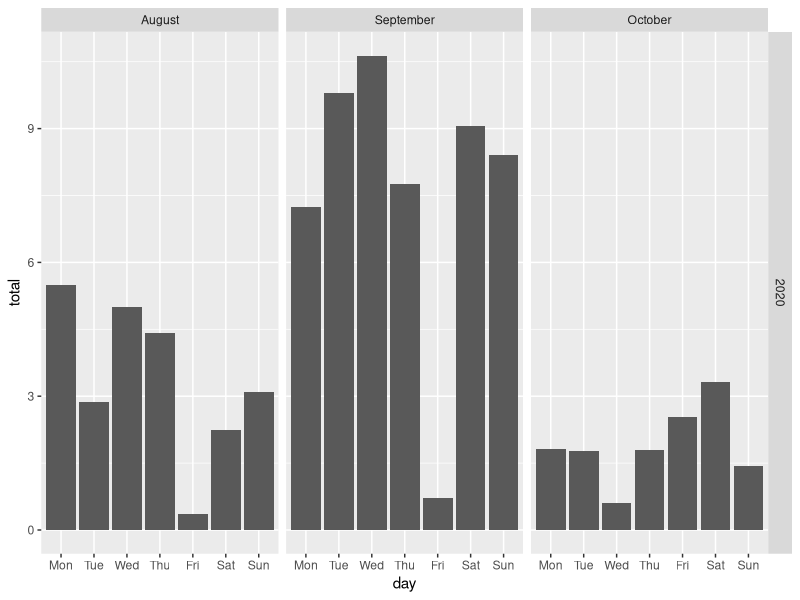
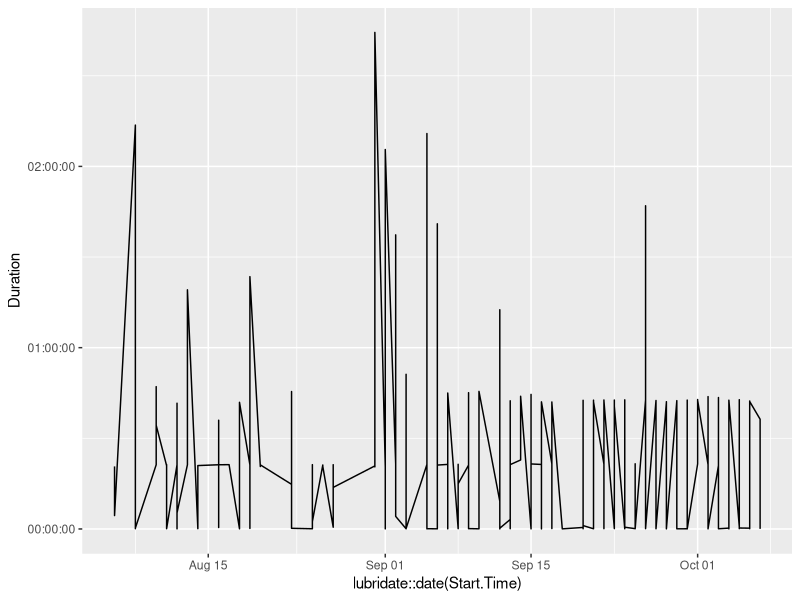

Generate these figures, in order, with R:
library(tidyverse)

#################
# Load datafile #
#################

df <- read.csv(file = "data_files/ViewingActivity.csv",
           header = T)

# Parse the dates-and times columns in the df
df$Start.Time <- parse_datetime(df$Start.Time)
df$Duration <- parse_time(df$Duration)

###################
# Total watchtime #
###################

df2 = df %>% mutate("day" = weekdays(Start.Time, abbreviate = TRUE),
                       "month" = months(Start.Time),
                       "year" =  lubridate::year(Start.Time)
                       ) 
df2$day = factor(df2$day, levels = c("Mon","Tue","Wed","Thu","Fri","Sat","Sun"),
                    ordered = TRUE)
df2$month = factor(df2$month, levels = c("January","February","March","April",
                                         "May","June","July","August",
                                         "September","October","November","December"),
                   ordered = TRUE)

 df2 %>%
  dplyr::group_by(day, month, year) %>%
  dplyr::summarise("total" = sum(Duration)/3600) %>% 
  ggplot(aes(x = day, y = total))+
  geom_bar(stat = "identity")+
  facet_grid(year~month, scale = "free")
 
 df2 %>%
   ggplot(aes(x = lubridate::date(Start.Time),
          y = Duration)) + 
   geom_line()
